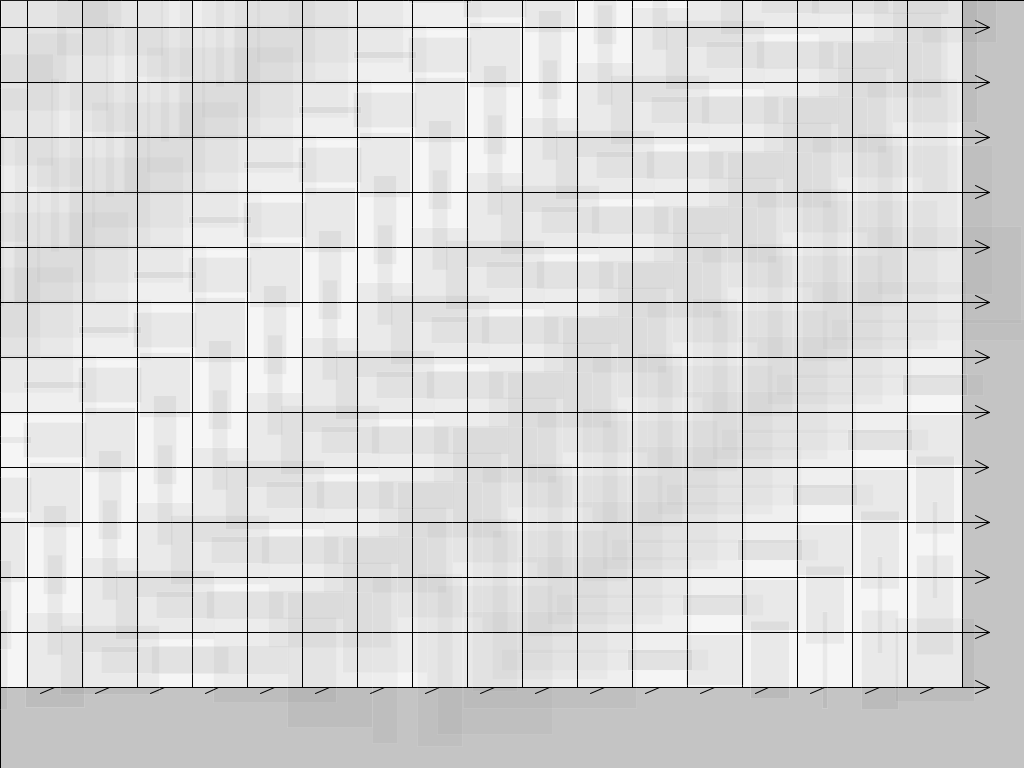
Frame 1 (no input)
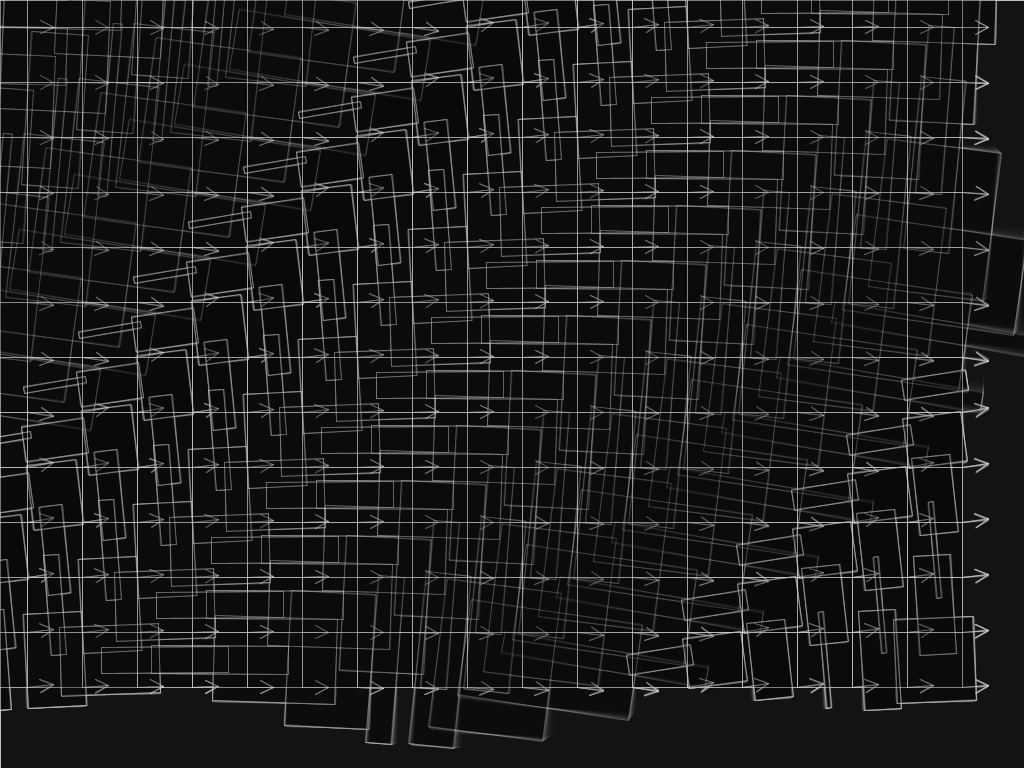
Frame 60 (the mouse pressed at the canvas centre just before this capture)
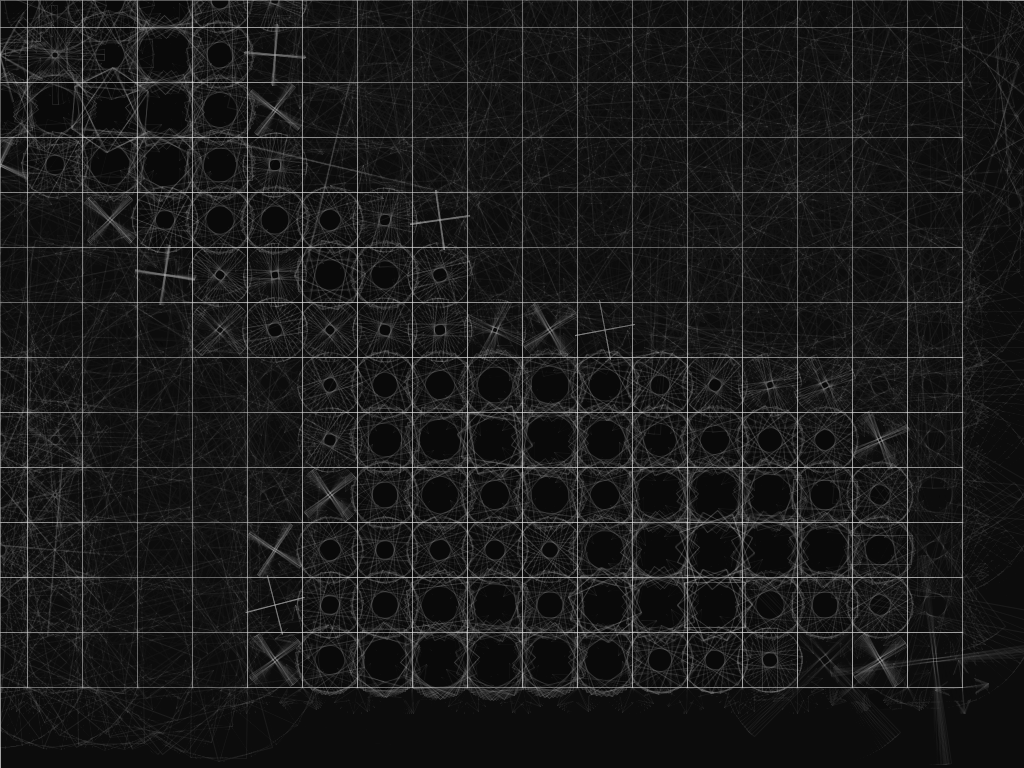
Frame 120 (the mouse held since frame 60 and released just before this capture)

The Processing sketch that drew these frames (run headless with seeded random() and noise(); from frame 60 on, the mouse is pressed at the canvas centre):

// Processing sketch: sketch_170225b_rotation_field_BOOM_03
// ── sketch_170225b_rotation_field_BOOM_03.pde
/* jstephens
 NOC gungfu - prep for ecpc project
 create simplest vector field 
 */

FlowField grid;
boolean showField;

PVector loc;
PVector cellVector;
PVector mouseLoc;

void setup() {
  size(1024, 768);
  showField = true;
  rectMode(CENTER);
  //size(640, 480);
  //background(0);
  grid = new FlowField(55);

  showInstructions();

  loc = new PVector(random(width), random(height));
  cellVector = new PVector(0, 0);
}



void draw() {
  //background(255);
  //fill(255);
  if (showField) grid.displayField();

  /*
  //////////////////////////////////
  // test lookup
  cellVector = grid.lookup(loc);
  triangle(0, 0, 30, 10, 0, 20);
  pushMatrix();
  translate(loc.x, loc.y);
  rotate(cellVector.heading2D());
  fill(255, 0, 0);
  triangle(0, 0, 30, 10, 0, 20);
  popMatrix();
  //////////////////////////////////
  */
  fill(0,10);
  //rect(0,0,width,height);
  rect(width/2,height/2,width,height);
  grid.squareRotate();
 
}












// toggle showField
void keyPressed() {
  if (key == ' ') {
    showField = !showField;
  }
}

void mousePressed() {
  grid.noiseInit();
  grid.squareRotate();
  println(loc.x, loc.y);
  println(cellVector.x);

  loc = new PVector(random(width), random(height));
}

void showInstructions() {
  println("--keyboard controls--");
  println("toggle showField: space bar");
}
// ── FlowField.pde
class FlowField {

  PVector[][] field;
  int cols;
  int rows;
  int resolution;

  float arrowsize = 4;
  PVector squareLoc;
  PVector squareRot;

  float rot, speed;

  FlowField(int r) {
    resolution =  r;

    cols = width/resolution;
    rows = height/resolution;

    field = new PVector[cols][rows];

    squareLoc = new PVector(0, 0);
    squareRot = new PVector(0, 0);

    rot = 0.0;
    speed = 0.01;

    init();
  }

  void init() {
    for (int i = 0; i < cols; i++) {
      for (int j=0; j<rows; j++) {

        //// VECTOR FROM: CELL LOCATION
        float theta = map(i+j, 0, cols+rows, -TWO_PI, TWO_PI);
        field[i][j]   = new PVector(cos(theta), sin(theta));

        //// VECTOR FROM: RANDOM
        //field[i][j] = new PVector(random(-2, 2), random(-2, 2));
      }
    }
  }

  void noiseInit() {

    noiseSeed((int)random(10000));

    float xoff = 0;
    for (int i = 0; i < cols; i++) {
      float yoff = 0;
      for (int j=0; j<rows; j++) {

        //// VECTOR FROM: NOISE OFFSET FROM LOCATTION
        float theta = map(noise(xoff, yoff), 0, 1, 0, TWO_PI);
        field[i][j]   = new PVector(cos(theta), sin(theta));

        yoff += 0.1;
      }
      xoff += 0.1;
    }
  }

  /////////////////////////////////////////////////////////////////////////////
  void displayField() {
    for (int i = 0; i < cols; i++) {
      for (int j=0; j<rows; j++) {
        drawVector(field[i][j], i*resolution, j*resolution, resolution/2);
      }
    }
  }

  void drawVector(PVector v, float x, float y, float scaleArrow) {
    pushMatrix();
    translate(x, y);
    // draw cell
    rect(0, 0, resolution, resolution);
    // shift vector arrow to center of each cell
    translate(resolution/2, resolution/2);
    rotate(v.heading2D()*rot);
    // calc length of vector and draw it at the center of each cell
    float cellVectorLength = v.mag()*scaleArrow;    ///////DEBUG: optimize v.mag
    cellVectorLength = constrain(cellVectorLength, 0, resolution/2);
    // draw arrow
    line(0, 0, cellVectorLength, 0);
    line(cellVectorLength, 0, cellVectorLength/2, cellVectorLength/4);
    line(cellVectorLength, 0, cellVectorLength/2, -cellVectorLength/4);
    popMatrix();
  }
  /////////////////////////////////////////////////////////////////////////////



  PVector lookup(PVector vehicleLocation) {
    /* lookup() 
     * allows vehicles to ask the flowfield for the vector of a particular x,y location
     1. derive cell's [col][row] location from vehicle's (x,y) screen location
     2. constrain the col row to the grid boundary
     */
    int column = int(constrain(vehicleLocation.x/resolution, 0, cols-1));
    int row    = int(vehicleLocation.y/resolution);
    //column     = constrain(column, 0, cols-1);      // contrain to cell boundaries
    row        = constrain(row, 0, rows-1);
    return field[column][row].get();                  // use .get() to return a COPY
  }


  void squareRotate() {
    speed = map(mouseX, 0, width, .001, 1);
    for (int i = 0; i < cols; i++) {
      for (int j=0; j<rows; j++) {
        squareLoc.x = i*resolution;
        squareLoc.y = j*resolution;
        squareRot = lookup(squareLoc);
        float theta  = squareRot.heading2D();
        float radius = map(theta, -PI, PI, 20, 70);
        float strokeTheta = map(theta, -PI, PI, 30, 12);
        //println(theta);
        
        //stroke(255-255*cos(theta), strokeTheta);
        
        ///////////
       // fill(strokeTheta, strokeTheta/theta);
        //stroke(255-strokeTheta, strokeTheta);
        ///////////
        
        fill(strokeTheta*theta/2, strokeTheta*.5);
        stroke(strokeTheta*radius, 255*(strokeTheta/255)*1.3);
        pushMatrix(); 
        translate(squareLoc.x, squareLoc.y);
        //rotate(theta);
        float dir = (map(theta, -PI, PI, 1, -1));
        //if (dir<0) rot*=-1;
        rotate(squareRot.heading2D()*rot);
        //rect(0,0, radius, radius);
        rect(0, 0, radius*cos(theta)*3, radius*sin(theta)*3);
        //rect(0, 0, (strokeTheta*cos(theta))*dir, (strokeTheta*sin(theta))*dir);
        //rect(0, 0, (radius*cos(theta))*theta*1.2, (radius*sin(theta))*theta*1.2);
        popMatrix();

        //drawVector(field[i][j], i*resolution, j*resolution, resolution/2);
      }
    }
    rot += speed;
  }
}









/*
    //////////
 float theta = map(i_+j_, 0, cols+rows, -TWO_PI, TWO_PI);
 float alpha = map(i_+j_, 0, cols+rows, -255, 255);
 float radius = map(alpha, -255, 255, -20, 40);
 //stroke(255);
 //noFill();
 stroke(alpha, 255-alpha);
 fill(alpha, alpha-255);
 /////////////////
 
 pushMatrix();
 translate(x, y);
 //rotate(v.heading2D());
 rotate(grow*sin(theta));
 
 //rect(0, 0, (resolution*theta+radius*2+resolution)/cos(theta), (resolution*theta+radius*2+resolution)/sin(theta));
 
 rect(0, 0, resolution*theta+radius*2+(resolution*cos(theta)), resolution*theta+radius*2+(resolution*sin(theta)));
 
 
 rect(0, 0, resolution*theta+radius*2+resolution, resolution*theta+radius*2+resolution);
 //rect(0, 0, 60*v.x+radius*theta, 60*v.y+radius);
 
 //ellipse(0,0, theta*25, theta*25);
 
 popMatrix();
 //translate(0,0);
 //translate(width/2, height/2);
 //rotate(grow);
 //rotate(v.heading2D());
 //translate(0,0);
 grow += speed;
 //speed +=speed;
 */
